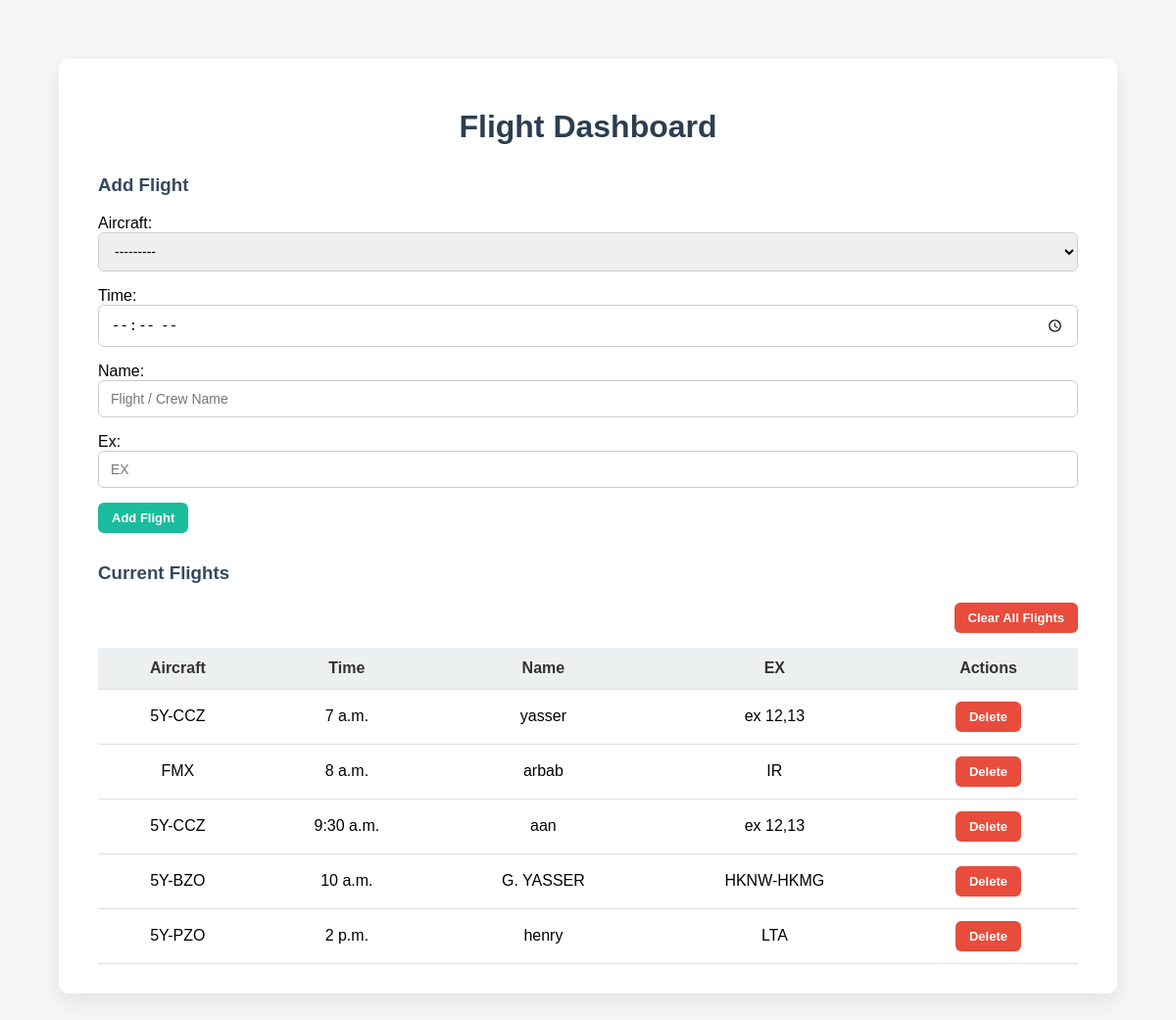
Page /api/dashboard/ (signed in) on the earlier database version.
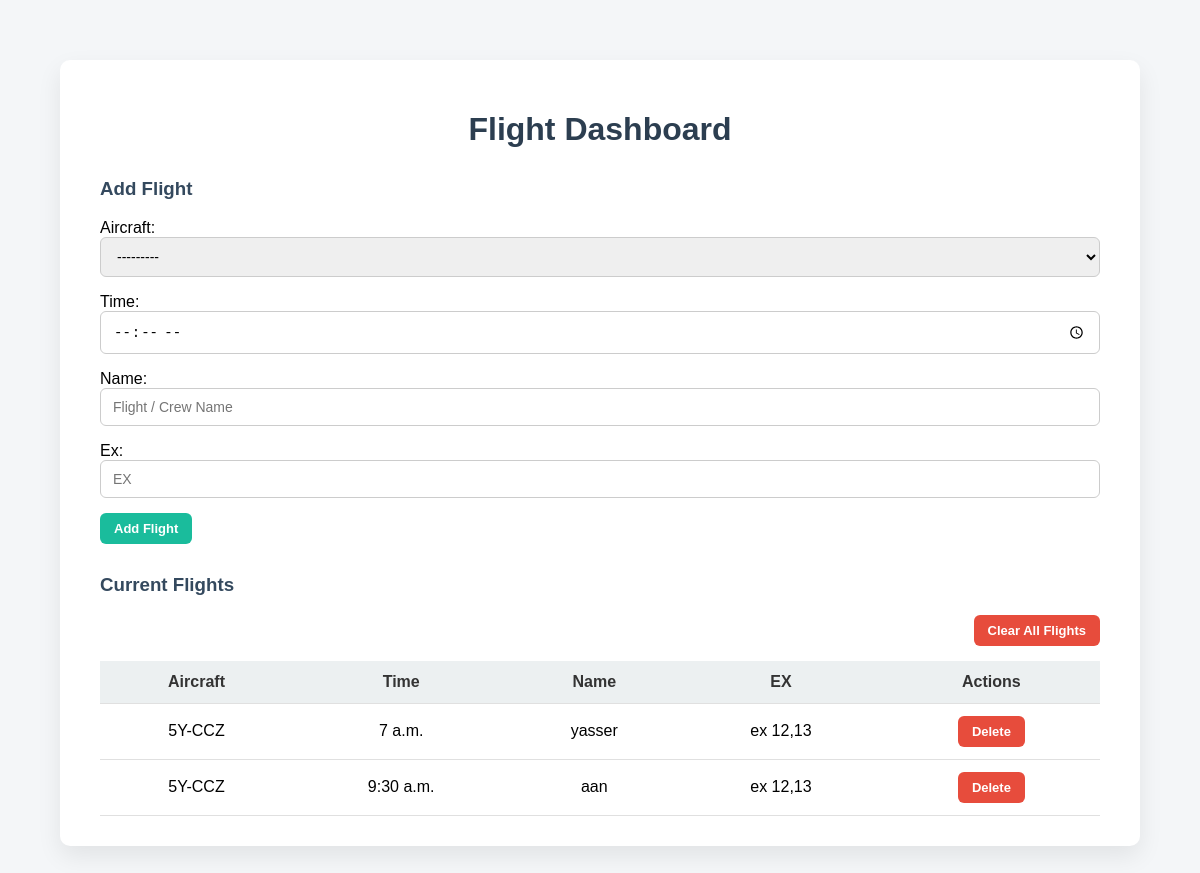
Same page on the later database version.
### flights/models.py (models this page shows, shortened)
class Flight(models.Model):
    AIRCRAFT_CHOICES = [
        ("5Y-CCZ", "5Y-CCZ"),
        ("5Y-BZO", "5Y-BZO"),
        ("FMX", "FMX"),
    ]
    aircraft = models.CharField(max_length=10, choices=AIRCRAFT_CHOICES)
    time = models.TimeField()
    name = models.CharField(max_length=100)
    ex = models.CharField(max_length=50)
    created_at = models.DateTimeField(auto_now_add=True)
    class Meta:
        ordering = ["time"]

### flights/views.py (the view)
# urls.py: path("dashboard/", dashboard_flights, name="dashboard-flights"),
@user_passes_test(is_staff)
def dashboard_flights(request):
    if request.method == "POST":
        form = FlightForm(request.POST)
        if form.is_valid():
            form.save()
            return redirect("dashboard-flights")
    else:
        form = FlightForm()
    flights = Flight.objects.all()
    return render(
        request,
        "dashboard/flights.html",
        {
            "form": form,
            "flights": flights,
        }
    )

### flights/forms.py (shortened to what this page needs)
class FlightForm(forms.ModelForm):
    class Meta:
        model = Flight
        fields = ["aircraft", "time", "name", "ex"]
        widgets = {
            "aircraft": forms.Select(attrs={"class": "form-control"}),
            "time": forms.TimeInput(attrs={
                "class": "form-control",
                "type": "time"
            }),
            "name": forms.TextInput(attrs={
                "class": "form-control",
                "placeholder": "Flight / Crew Name"
            }),
            "ex": forms.TextInput(attrs={
                "class": "form-control",
                "placeholder": "EX"
            }),
        }

### flights/views.py (called while the page is built)
def is_staff(user):
    return user.is_authenticated and user.is_staff

### dashboard/templates/dashboard/flights.html (shortened to what this page needs)
<!DOCTYPE html>
<html lang="en">
  <head>
  </head>
  <body>
    <div class="page-wrapper">
      <h1>Flight Dashboard</h1>
      <h3>Add Flight</h3>
      {% if form %}
      <form method="post">
        {% csrf_token %} {{ form.as_p }}
        <button type="submit">Add Flight</button>
      </form>
      {% else %}
      <p class="empty-text">Flight form not available.</p>
      {% endif %}
      <h3>Current Flights</h3>
      {% if flights %}
      <div class="clear-all">
        <form method="post" action="{% url 'dashboard:clear-flights' %}">
          <button
            type="submit"
            class="danger"
            onclick="return confirm('Are you sure you want to delete ALL flights?');"
          >
            Clear All Flights
          </button>
        </form>
      </div>
      <table>
        <tr>
          <th>Aircraft</th>
          <th>Time</th>
          <th>Name</th>
          <th>EX</th>
          <th>Actions</th>
        </tr>
        {% for f in flights %}
        <tr>
          <td>{{ f.aircraft }}</td>
          <td>{{ f.time }}</td>
          <td>{{ f.name }}</td>
          <td>{{ f.ex }}</td>
          <td>
            <div class="actions">
              <form
                method="post"
                action="{% url 'dashboard:delete-flight' f.id %}"
              >
                <button
                  type="submit"
                  class="danger"
                  onclick="return confirm('Delete this flight?');"
                >
                  Delete
                </button>
              </form>
            </div>
          </td>
        </tr>
        {% empty %}
        <tr>
          <td colspan="5" class="empty-text">No flights yet</td>
        </tr>
        {% endfor %}
      </table>
      {% else %}
      <p class="empty-text">No flight data available or database not ready.</p>
      {% endif %}
    </div>
  </body>
</html>

### dashboard/templates/dashboard/flights.html (style rules this page uses)
body { margin: 0; padding: 0; font-family: Arial, sans-serif; background: #f4f6f8; }
.page-wrapper { max-width: 1000px; margin: 60px auto; background: #ffffff; padding: 30px 40px; border-radius: 10px; box-shadow: 0 10px 25px rgba(0, 0, 0, 0.08); }
h1 { text-align: center; margin-bottom: 30px; color: #2c3e50; }
h3 { margin-top: 30px; color: #34495e; }
form p { margin-bottom: 15px; }
input, select { width: 100%; padding: 10px 12px; border-radius: 6px; border: 1px solid #ccc; font-size: 14px; box-sizing: border-box; }
button { padding: 8px 14px; background: #1abc9c; border: none; color: white; font-size: 13px; font-weight: bold; border-radius: 6px; cursor: pointer; }
.danger { background: #e74c3c; }
table { width: 100%; border-collapse: collapse; margin-top: 15px; }
table th, table td { padding: 12px; text-align: center; border-bottom: 1px solid #e0e0e0; }
table th { background: #ecf0f1; font-weight: bold; color: #333; }
.actions { display: flex; justify-content: center; gap: 8px; }
.clear-all { text-align: right; margin-bottom: 10px; }

Differences in the rows shown:
removed Flight: aircraft "FMX", time "8 a.m.", name "arbab", ex "IR"
removed Flight: aircraft "5Y-BZO", time "10 a.m.", name "G. YASSER", ex "HKNW-HKMG"
removed Flight: aircraft "5Y-PZO", time "2 p.m.", name "henry", ex "LTA"
